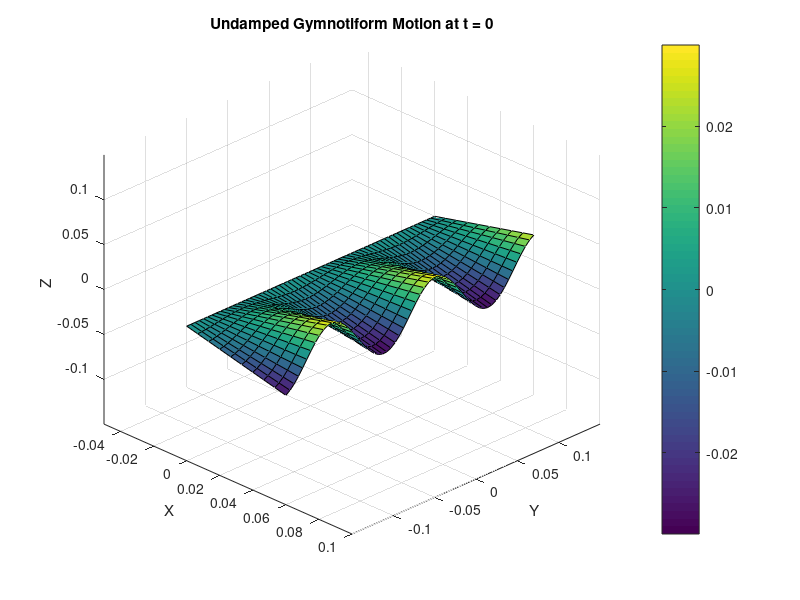

The MATLAB source for this figure:
clear all; clc; clf;

% Define the parameters
body_length = 0.3; % m
fin_length = 0.06; % m

undamped_amplitude = 0.03 / fin_length; % m
alpha = 3;
k = 50;

density = 997; % kg / m^3

forward_speed = 0.1; % m / s
momentum_factor = 2.4;
angular_frequency = 10; % 1 / s
angular_amplitude = atan(undamped_amplitude * fin_length / fin_length); % rad
angular_velocity = angular_amplitude * angular_frequency; % rad / s
momentum_per_length = pi * density * angular_velocity * fin_length ^ 3 / 8; % kg / s

wavelength = 2 * pi / k; % m
local_twist = 2 * pi * angular_amplitude / wavelength; % rad / m
propagation_velocity = angular_velocity / local_twist; % m / s

inclination_angle = atan(undamped_amplitude * fin_length * k * cos(-2 * pi * alpha));

force = 0.5 * forward_speed * momentum_factor * momentum_per_length * (1 - forward_speed / propagation_velocity) * sin(inclination_angle);

% Define the ranges for x, y
x = linspace(0, fin_length, 10);
y = linspace(body_length / -2, body_length / 2, 60);

% Create a meshgrid for x and y
[X, Y] = meshgrid(x, y);

% Define time values
t_values = linspace(0, 0, 10);

figure (1);

for t = t_values
    % Calculate the z values for current t
    Z = undamped_amplitude .* sin(-2 * pi * alpha * t + k * Y) .* X;

    % Create a 3D plot
    surf(X, Y, Z);

    % Set labels
    xlabel('X');
    ylabel('Y');
    zlabel('Z');
    title(['Undamped Gymnotiform Motion at t = ', num2str(t)]);

    % Add color bar for reference
    colorbar;

    % Set view angle for better visualization
    view(45, 30);

    xlim([-0.05 0.1])
    ylim([body_length / -2 body_length / 2])
    zlim([body_length / -2 body_length / 2])
    
    % Pause to create an animation effect
    pause(0.1);
end